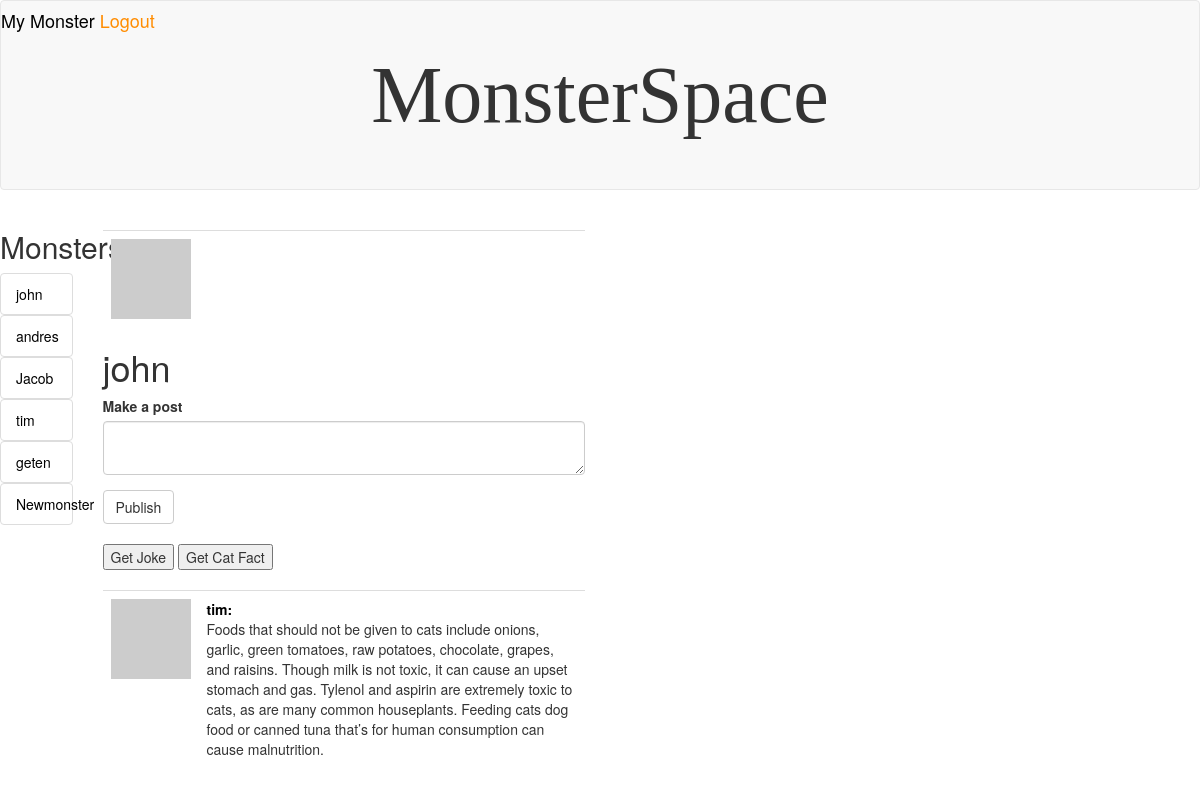
Page /user/1 (signed in) on the earlier database version.
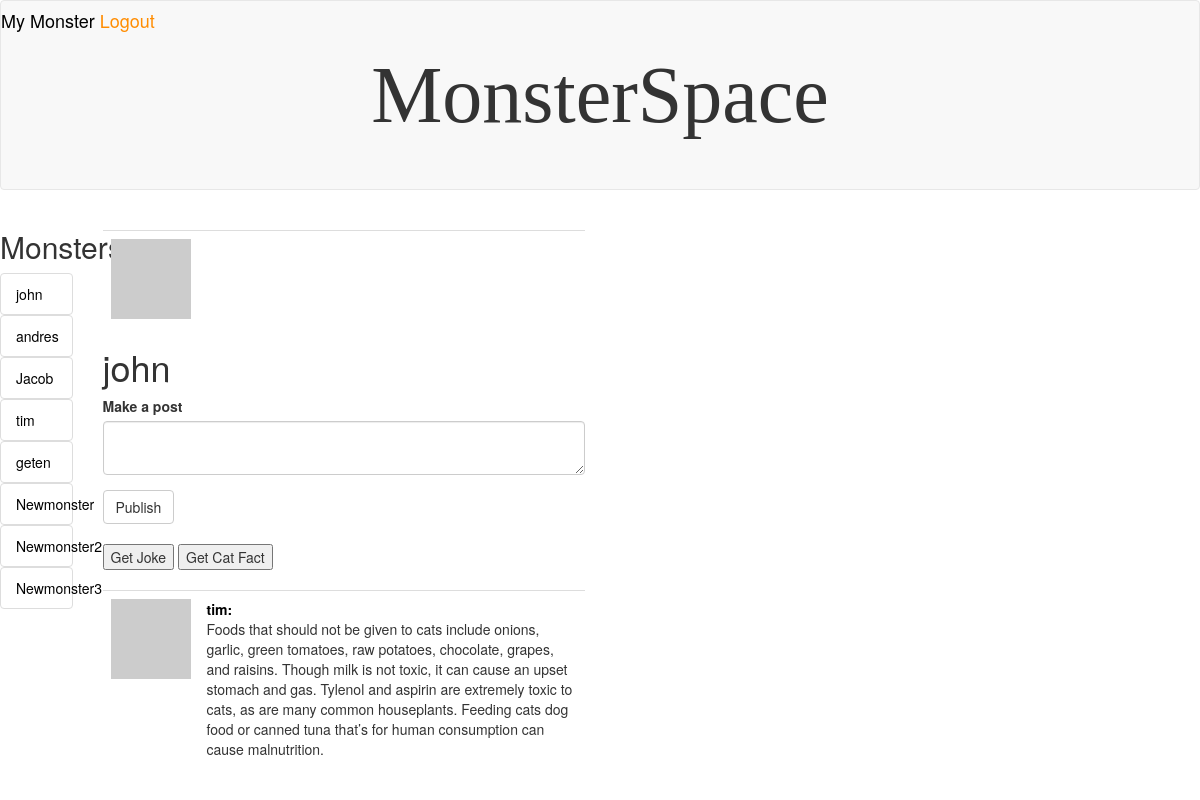
Same page on the later database version.
### app/models.py (models this page shows, shortened)
class User(UserMixin, db.Model):
    id = db.Column(db.Integer, primary_key=True)
    username = db.Column(db.String(64), index=True, unique=True)
    email = db.Column(db.String(120), index=True, unique=True)
    password_hash = db.Column(db.String(128))
    posts = db.relationship('Post', backref='author', lazy='dynamic')
    about_me = db.Column(db.String(140))
    def avatar(self, size):
        digest = md5(self.email.lower().encode('utf-8')).hexdigest()
        return 'https://www.gravatar.com/avatar/{}?d=monsterid&s={}'.format(digest, size)

class Post(db.Model):
    id = db.Column(db.Integer, primary_key=True)
    body = db.Column(db.String(140))
    timestamp = db.Column(db.DateTime, index=True, default=datetime.utcnow)
    user_id = db.Column(db.Integer, db.ForeignKey('user.id'))
    page = db.Column(db.Integer)

### app/routes.py (the view)
@app.route("/user/<user_id>", methods=["GET", "POST"])
@login_required
def user(user_id):
    user = User.query.filter_by(id=user_id).first_or_404()
    posts = Post.query.filter_by(page=user.id).all()
    profiles = User.query.all()
    post_list = []
    for post in posts:
        poster_id = post.user_id
        poster = User.query.filter_by(id=poster_id).first_or_404()
        new_post = {
            'poster': poster.username,
            'body': post.body,
            'user': poster,
            'id': poster_id,
        }
        post_list.append(new_post)
    form = PostForm()
    if form.validate_on_submit():
        post = Post(page=user.id, body=form.body.data, user_id=current_user.id)
        db.session.add(post)
        db.session.commit()
        return redirect(url_for("user", user_id=user.id))
    return render_template("user.html", user=user, form=form, posts=post_list, profiles=profiles)

### app/forms.py
class PostForm(FlaskForm):
    body = TextAreaField("Make a post", validators=[Length(min=2, max=1000)])
    submit = SubmitField('Publish')

### app/models.py (called while the page is built)
@login.user_loader
def load_user(user_id):
    return db.get_or_404(User, int(user_id))

### app/templates/user.html (shortened to what this page needs)
{% extends "base.html" %}
{% import 'bootstrap/wtf.html' as wtf %}
{% block content %}
    <div class="row">
        <div class="col-lg-1">
            <div class="card">
                <div class="card-header">
                    <h2>Monsters</h2>
                </div>
                <ul class="list-group list-group-flush">
                    {% for profile in profiles %}
                    <a href="{{ url_for('user', user_id=profile.id) }}" style="color: black">
                    <li class="list-group-item">{{ profile.username }}</li></a>
                    {% endfor %}
                </ul>
                </div>
        </div>
        <br>
        <div class="col-md-5">
            <table class="table table" cellpadding="200">
                <td><img src="{{ user.avatar(200) }}"></td>
                <td>
                </td>
            </table>
            <h1>{{ user.username }}</h1>
            <div class="row">
                <div class="col-lg-12">
                    {{ wtf.quick_form(form, id="body_field") }}
                    <br>
                    <button onclick="generate_joke()">Get Joke</button>
                    <button onclick="getCatFact()">Get Cat Fact</button>
                </div>
            </div>
            <br>
            {% if posts %}
            {% for post in posts[::-1] %}
            <table class="table table-hover">
                <tr>
                    <td width="70px">
                        <a href="{{ url_for('user', user_id=post.id) }}">
                            <img src="{{ post.user.avatar(44) }}" />
                        </a>
                    </td>
                    <td>
                        <a href="{{ url_for('user', user_id=post.id) }}" style="color: black"><b>{{ post.poster }}:</b></a>
                        <br>
                        {{ post.body }}
                    </td>
                </tr>
            {% endfor %}
            </table>
            {% endif %}
        </div>
    </div>
{% endblock %}

### app/templates/base.html (shortened to what this page needs)
{% extends 'bootstrap/base.html' %}
{% block navbar %}
    <link href="https://fonts.cdnfonts.com/css/spooky-nightmare" rel="stylesheet">
    <nav class="navbar navbar-default">
    <h4>
    {% if current_user.is_anonymous %}
    <a href="{{ url_for('login') }}" style="color: black">Login</a>
    <a href="{{ url_for('register') }}" style="color: black">Register</a>
    {% else %}
    <a href="{{ url_for('user', user_id=current_user.id) }}" style="color: black">My Monster</a>
    <a href="{{ url_for('logout') }}" style="color: darkorange">Logout</a>
    {% endif %}
    </h4>
    <center>
    <h1 style="font-family: 'Spooky Nightmare'; font-size: 80px">MonsterSpace</h1>
    </center>
    <br><br>
    </nav>
{% endblock %}

Differences in the rows shown:
added User: username "Newmonster2"
added User: username "Newmonster3"
